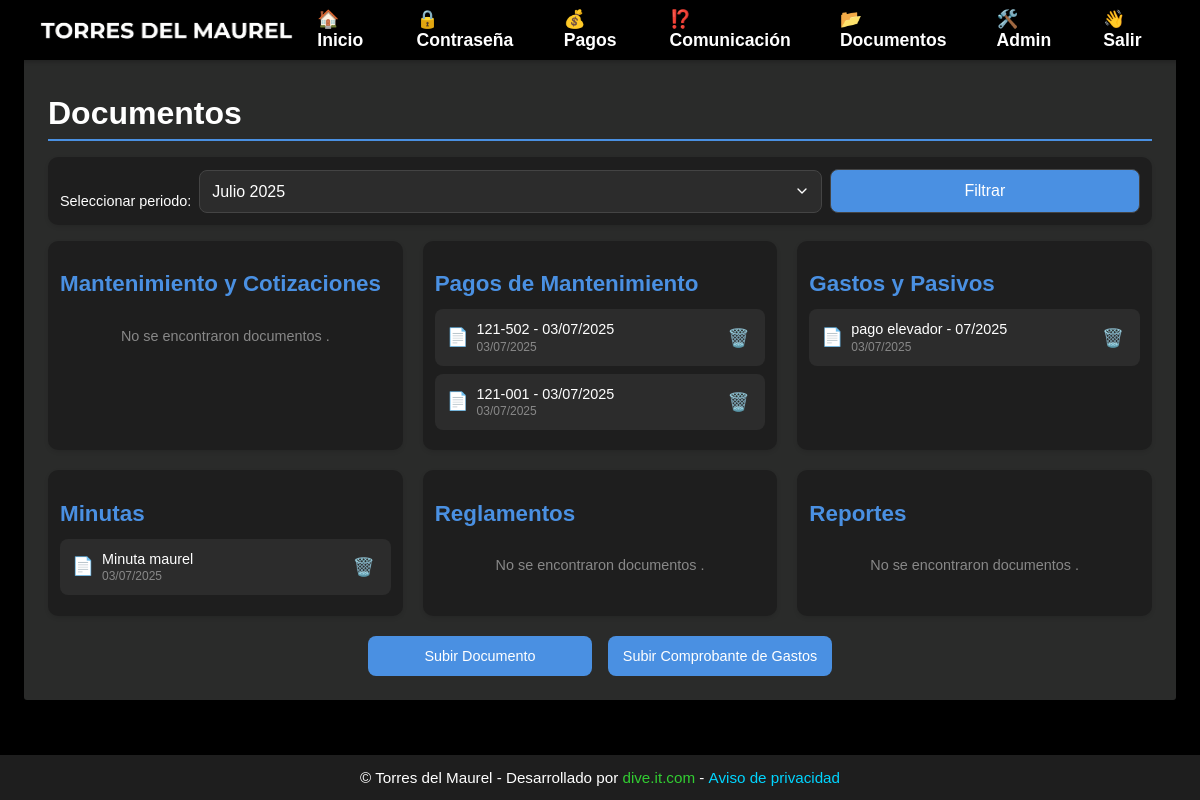
Before: /documentos/ (signed in) with the older database file.
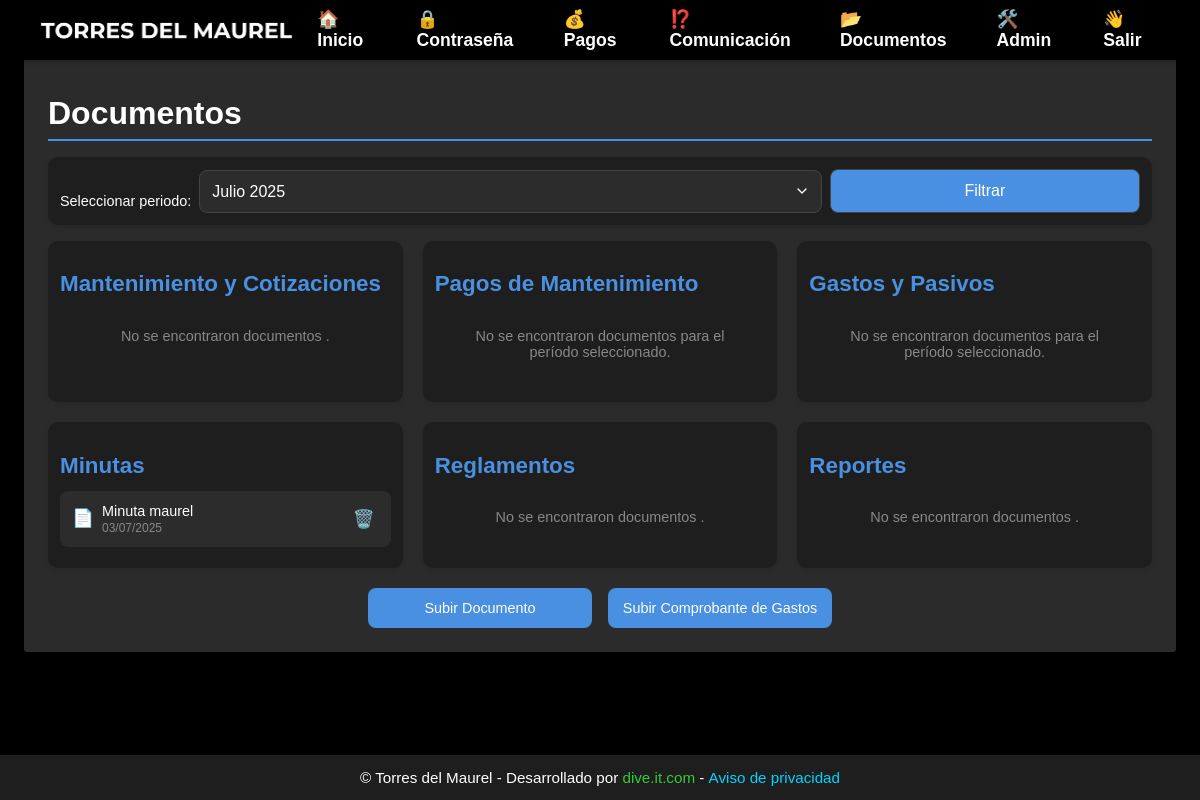
After: the same page with the newer database file.
### website/models.py (models this page shows, shortened)
class Document(models.Model):
    DOCUMENT_TYPES = [
        ('mantenimiento', 'Mantenimiento y Cotizaciones'),
        ('pagos_mantenimiento', 'Pagos de Mantenimiento'),  # ADD THIS LINE
        ('gastos_pasivos', 'Gastos y Pasivos'),  # ADD THIS LINE IF NOT EXISTS
        ('minutas', 'Minutas'),
        ('reglamentos', 'Reglamentos'),
        ('reportes', 'Reportes'),
    ]
    title = models.CharField(max_length=255)
    document_type = models.CharField(max_length=50, choices=DOCUMENT_TYPES)
    file = models.FileField(upload_to='documents/')
    upload_date = models.DateTimeField(auto_now_add=True)
    date = models.DateField()  # The date associated with the document
    uploaded_by = models.ForeignKey(settings.AUTH_USER_MODEL, on_delete=models.SET_NULL, null=True)
    class Meta:
        ordering = ['-date', '-upload_date']

class CustomUser(AbstractUser):
    apartment_number = models.CharField(max_length=7, unique=True, null=True, blank=True)
    email = models.EmailField(unique=True)
    phone_number = models.CharField(max_length=15, blank=True, null=True)
    is_first_login = models.BooleanField(default=True)
    is_debtor = models.BooleanField(default=False)
    groups = models.ManyToManyField(
        Group,
        verbose_name='groups',
        blank=True,
        help_text='The groups this user belongs to.',
        related_name='customuser_set',
        related_query_name='customuser',
    )
    user_permissions = models.ManyToManyField(
        Permission,
        verbose_name='user permissions',
        blank=True,
        help_text='Specific permissions for this user.',
        related_name='customuser_set',
        related_query_name='customuser',
    )

### website/views.py (the view)
# urls.py: path('documentos/', views.documentos, name='documentos'),
@login_required
def documentos(request):
    documents = Document.objects.all()
    start_date = timezone.datetime(2025, 1, 1).date()
    end_date = start_date + relativedelta(years=5, months=-1)
    current_date = timezone.now().date()
    selected_date = request.GET.get('date')
    if selected_date:
        selected_year, selected_month = map(int, selected_date.split('-'))
        selected_date = timezone.datetime(selected_year, selected_month, 1).date()
    else:
        selected_date = current_date
        selected_year, selected_month = selected_date.year, selected_date.month
    filtered_documents = documents.filter(
        date__year=selected_year,
        date__month=selected_month
    )
    date_range = []
    current = start_date
    while current <= end_date:
        date_range.append((current.year, current.month))
        current += relativedelta(months=1)
    grouped_documents = {
        'mantenimiento': documents.filter(document_type='mantenimiento'),
        'pagos_mantenimiento': filtered_documents.filter(document_type='pagos_mantenimiento'),
        'gastos_pasivos': filtered_documents.filter(document_type='gastos_pasivos'),  # This should show filtered expenses
        'minutas': documents.filter(document_type='minutas'),
        'reglamentos': documents.filter(document_type='reglamentos'),
        'reportes': documents.filter(document_type='reportes'),
    }
    print(f"DEBUG - Total gastos_pasivos documents: {documents.filter(document_type='gastos_pasivos').count()}")
    print(f"DEBUG - Filtered gastos_pasivos documents for {selected_month}/{selected_year}: {grouped_documents['gastos_pasivos'].count()}")
    if grouped_documents['gastos_pasivos'].count() == 0:
        all_gastos_dates = documents.filter(document_type='gastos_pasivos').values_list('date', flat=True)
        print(f"DEBUG - All gastos_pasivos document dates: {list(all_gastos_dates)}")
    document_type_headers = {
        'mantenimiento': 'Mantenimiento y Cotizaciones',
        'pagos_mantenimiento': 'Pagos de Mantenimiento',
        'gastos_pasivos': 'Gastos y Pasivos',
        'minutas': 'Minutas',
        'reglamentos': 'Reglamentos',
        'reportes': 'Reportes',
    }
    context = {
        'grouped_documents': grouped_documents,
        'document_type_headers': document_type_headers,
        'selected_year': selected_year,
        'selected_month': selected_month,
        'selected_date': selected_date,
        'date_range': date_range,
        'debug_total_gastos': documents.filter(document_type='gastos_pasivos').count(),
        'debug_filtered_gastos': grouped_documents['gastos_pasivos'].count(),
    }
    return render(request, 'documentos.html', context)

### website/templatetags/custom_filters.py (called while the page is built)
@register.filter
def get_item(dictionary, key):
    return dictionary.get(key)

### website/templates/documentos.html (shortened to what this page needs)
{% extends "base.html" %}
{% load static %}
{% load custom_filters %}
{% block extra_css %}
<link rel="stylesheet" href="{% static 'css/documentos.css' %}">
{% endblock %}
{% block content %}
<div class="documentos-container">
    <h1>Documentos</h1>
    <div class="filter-controls">
        <form method="get">
            <label for="date-filter">Seleccionar periodo:</label>
            <select id="date-filter" name="date">
                {% for year, month in date_range %}
                    {% with month|stringformat:"02d" as month_string %}
                        <option value="{{ year }}-{{ month_string }}" {% if year == selected_year and month == selected_month %}selected{% endif %}>
                            {% if month_string == "01" %}Enero {{ year }}
                            {% elif month_string == "02" %}Febrero {{ year }}
                            {% elif month_string == "03" %}Marzo {{ year }}
                            {% elif month_string == "04" %}Abril {{ year }}
                            {% elif month_string == "05" %}Mayo {{ year }}
                            {% elif month_string == "06" %}Junio {{ year }}
                            {% elif month_string == "07" %}Julio {{ year }}
                            {% elif month_string == "08" %}Agosto {{ year }}
                            {% elif month_string == "09" %}Septiembre {{ year }}
                            {% elif month_string == "10" %}Octubre {{ year }}
                            {% elif month_string == "11" %}Noviembre {{ year }}
                            {% elif month_string == "12" %}Diciembre {{ year }}
                            {% endif %}
                        </option>
                    {% endwith %}
                {% endfor %}
            </select>
            <button type="submit">Filtrar</button>
        </form>
    </div>
    <div class="documents-sections">
        {% for section_name, documents in grouped_documents.items %}
            <div id="{{ section_name }}" class="section document-section">
                <h2>{{ document_type_headers|get_item:section_name }}</h2>
                {% if documents %}
                    <div class="document-list">
                        {% for doc in documents %}
                            <div class="document-item">
                                <a href="{{ doc.file.url }}" class="document-link" target="_blank">
                                    <span class="document-icon">📄</span>
                                    <span class="document-info">
                                        {% if section_name == 'pagos_mantenimiento' %}
                                            <span class="document-title">{{ doc.uploaded_by.username }} - {{ doc.date|date:"d/m/Y" }}</span>
                                        {% elif section_name == 'gastos_pasivos' %}
                                            <span class="document-title">{{ doc.title }}</span>
                                        {% else %}
                                            <span class="document-title">{{ doc.title }}</span>
                                        {% endif %}
                                        <span class="document-date">{{ doc.date|date:"d/m/Y" }}</span>
                                    </span>
                                </a>
                                {% if user.is_staff %}
                                    <button onclick="deleteDocument({{ doc.id }})" class="delete-document-btn">🗑️</button>
                                {% endif %}
                            </div>
                        {% endfor %}
                    </div>
                {% else %}
                    <p class="no-documents">No se encontraron documentos {% if section_name == 'pagos_mantenimiento' or section_name == 'gastos_pasivos' %}para el período seleccionado{% endif %}.</p>
                {% endif %}
            </div>
        {% endfor %}
    </div>
    {% if user.is_staff %}
        <div class="admin-actions">
            <a href="{% url 'upload_document' %}" class="btn btn-primary">Subir Documento</a>
            <a href="{% url 'gastos' %}" class="btn btn-primary">Subir Comprobante de Gastos</a>
        </div>
    {% endif %}
</div>
{% endblock %}

### website/templates/base.html (shortened to what this page needs)
<!DOCTYPE html>
<html lang="en">
<head>
    {% load static %}
    <link rel="stylesheet" href="{% static 'css/base.css' %}">
    <link rel="stylesheet" href="{% static 'css/universal-loading.css' %}">
    {% block extra_css %}{% endblock %}
</head>
<body>
    <nav class="navbar">
        <div class="container navbar-content">
            <div class="navbar-left">
                <div class="logo-container">
                    <a href="{% url 'home' %}" class="logo-box">
                        <img src="{% static 'images/Maurel.png' %}" alt="Maurel_logo" class="logo">
                    </a>
                </div>
            </div>
            <div class="navbar-right navbar-menu">
                {% if user.is_authenticated %}
                    <a href="{% url 'dashboard' %}">🏠 Inicio</a>
                    <a href="{% url 'profile' %}">🔒 Contraseña</a>
                    <a href="{% url 'pagos' %}">💰 Pagos</a>
                    <a href="{% url 'qys' %}">⁉️ Comunicación</a>
                    <a href="{% url 'documentos' %}">📂 Documentos</a>
                    {% if user.is_staff %}
                        <a href="{% url 'panel' %}">🛠️ Admin</a>
                    {% endif %}
                    <a href="{% url 'logout' %}">👋 Salir</a>
                {% else %}
                    <a href="{% url 'login' %}">🗝️ Entrar</a>
                {% endif %}
            </div>
        </div>
    </nav>
    <div class="container" role="main">
        {% block content %}
        {% endblock %}
    </div>
    <footer>
        <div class="footer-content">
            © Torres del Maurel - Desarrollado por <a class='dive-link' href='http://www.dive.it.com'> dive.it.com </a> -
            <a class='aviso-link' href="{% url 'aviso_priv' %}">Aviso de privacidad</a>
        </div>
    </footer>
</body>
</html>

### website/static/css/base.css (style rules this page uses)
body { font-family: Arial, sans-serif; background-color: black; margin: 0; padding: 0; min-height: 100vh; display: flex; flex-direction: column; }
.container { width: 100%; max-width: 100%; margin: 0 auto; padding: 0 0.75rem; box-sizing: border-box; flex: 1 0 auto; }
.navbar { background-color: black; position: fixed; top: 0; left: 0; right: 0; z-index: 1000; box-shadow: 0 2px 4px rgba(0, 0, 0, 0.2); }
.navbar-content { display: flex; justify-content: space-between; align-items: center; min-height: 50px; padding: 0.5rem 0; }
.logo-container { display: flex; align-items: center; }
.logo { max-height: 30px; width: auto; }
.logo-box { display: flex; align-items: center; padding: 0.25rem; }
.navbar-menu { display: none; position: fixed; top: 50px; left: 0; right: 0; background-color: #1e1e1e; padding: 0.5rem 0; box-shadow: 0 4px 6px rgba(0, 0, 0, 0.1); }
.navbar-menu a { color: white; text-decoration: none; padding: 0.75rem 1rem; font-size: 1.2rem; font-weight: bold; transition: background-color 0.2s ease; border-bottom: 1px solid rgba(255, 255, 255, 0.05); }
.navbar-menu a:last-child { border-bottom: none; }
footer { background-color: #1e1e1e; padding: 0.75rem 0; margin-top: auto; }
.footer-content { text-align: center; color: white; font-size: 0.85rem; padding: 0 1rem; line-height: 1.4; }
.dive-link, .aviso-link { display: inline-block; text-decoration: none; font-weight: 500; transition: color 0.2s ease; }
.dive-link { color: #32CD32; }
.aviso-link { color: #00D5FF; }
@media (min-width: 840px) { .container { padding: 0 1.25rem; } }
@media (min-width: 840px) { .navbar-content { min-height: 60px; } }
@media (min-width: 840px) { .logo { max-height: 35px; } }
@media (min-width: 840px) { .navbar-menu { position: static; display: flex; flex-direction: row; background-color: transparent; padding: 0; box-shadow: none; gap: 0.5rem; } }
@media (min-width: 840px) { .navbar-menu a { padding: 0.5rem 0.7rem; border-bottom: none; border-radius: 6px; font-size: 1.1rem; } }
@media (min-width: 840px) { .footer-content { font-size: 0.9rem; } }
@media (min-width: 1024px) { .container { max-width: 1200px; padding: 0 1.5rem; } }
@media (min-width: 1024px) { .logo { max-height: 40px; } }
@media (min-width: 1024px) { .navbar-menu a { font-size: 1.1rem; } }
@media (min-width: 1024px) { .footer-content { font-size: 0.95rem; } }

Changed rows visible on the page:
removed Document: uploaded_by.username "121-502", date "03/07/2025", shown under "Pagos de Mantenimiento"
removed Document: uploaded_by.username "121-001", date "03/07/2025", shown under "Pagos de Mantenimiento"
removed Document: title "pago elevador - 07/2025", date "03/07/2025", shown under "Gastos y Pasivos"
Other visible differences:
new list line: "No se encontraron documentos para el período seleccionado ."
